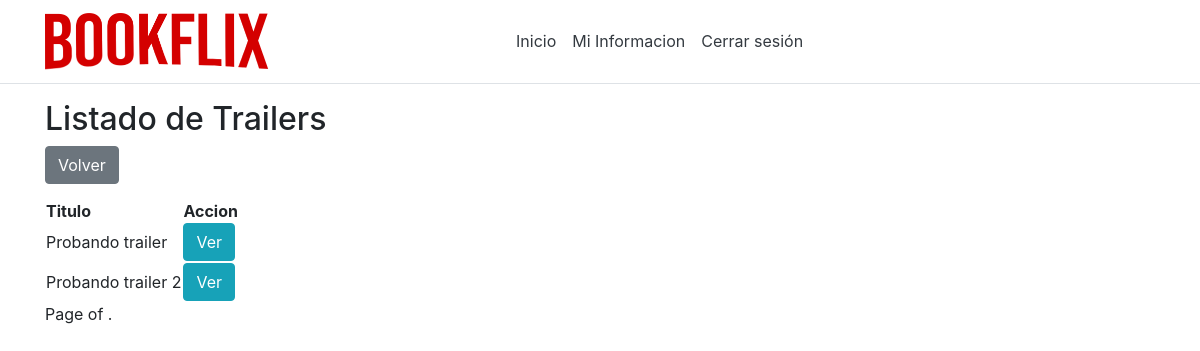
The app's page /listTrailers/ (signed in), older data.
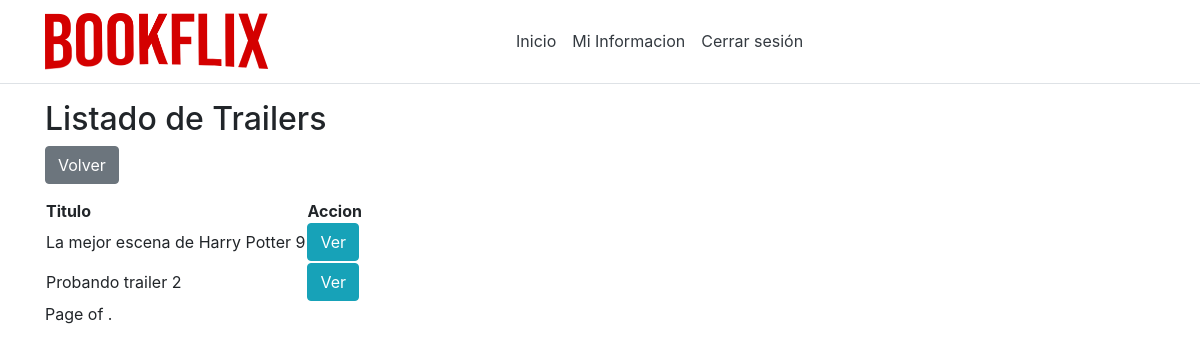
The same page, newer data.
### app/models.py (models this page shows, shortened)
class Trailer(models.Model):
    id = models.AutoField(primary_key=True)
    idLibro = models.ForeignKey(Libro,on_delete=models.CASCADE,null=True,blank=True)
    titulo = models.CharField(max_length=50)
    descripcion = models.CharField(max_length=1000)
    archivo = models.FileField(upload_to='static/file/',null=True,blank=True)
    archivoVideo = models.FileField(upload_to='static/videos/',null=True,blank=True)

### app/views.py (the view)
# urls.py: path('listTrailers/', views.listTrailers),
def listTrailers(request):
    trailers = Trailer.objects.all()
    paginator = Paginator(trailers, 5)
    page_number = request.GET.get('page')
    page_obj = paginator.get_page(page_number)
    return render(request, 'shared/listOfTrailers.html', {'trailers': page_obj})

### app/models.py (called while the page is built)
    @property
    def is_active(self):
        return self.active

    @property
    def is_superuser(self):
        return self.superuser

### app/templates/shared/listOfTrailers.html (shortened to what this page needs)
{% extends 'default/layout.html' %}
{% block suscriptor %}
<h2>Listado de Trailers</h2>
<form method="get" action="/inicio">
    <button class="btn btn-secondary" type="submit">Volver</button>
</form>
{% if trailers %}
<table>
    <thead>
        <tr>
            <th>Titulo</th>
            <th>Accion</th>
        </tr>
    </thead>
    <tbody>
        {% for trailer in trailers %}
        <tr>
            <td>{{ trailer.titulo }}</td>
            <td><a class="btn btn-info" role="button" href="/viewTrailer/{{ trailer.id }}">Ver</a></td>
        </tr>
        {% endfor %}
    </tbody>
</table>
<div class="pagination">
    <span class="step-links">
        <span class="current">
            Page {{ trailer.number }} of {{ trailer.paginator.num_pages }}.
        </span>
    </span>
</div>
{% else %}
        <h4>No hay trailers disponibles</h4>
{% endif %}
{% endblock %}

### app/templates/default/layout.html
{% include "default/header.html" %}
<div class="container">
{% if user.is_authenticated %}
{% block share %}
    {% if user.is_superuser == 1 %}
        {% block admin %}
        {% endblock %}
    {% else %}
        {% block suscriptor %}
        {% endblock %}
    {% endif %}
{% endblock %}
{% else %}
    {% block public %}
        <a>Tiene que loguearse para ver el contenido</a>
        <a href="{% url 'login' %}">click aqui para ingresar</a>
    {% endblock %}
{% endif %}
</div>
{% include "default/footer.html" %}

### app/templates/default/header.html (shortened to what this page needs)
<head>
    {% load static %}
    <link rel="stylesheet" type="text/css" href="{% static 'css/bootstrap.css' %}">
    <link rel="stylesheet" type="text/css" href="{% static 'css/style.css' %}">
</head>
    <header>
        <nav class="navbar navbar-expand-sm navbar-toggleable-sm navbar-light bg-white border-bottom box-shadow mb-3">
            <div class="container">
                <a class="navbar-brand">
                    <img src="{% static 'images/bookflix.png' %}" class="imglogo" />
                </a>
                <div class="navbar-collapse collapse d-sm-inline-flex flex-sm-row-reverse">
                    <ul class="navbar-nav flex-grow-1">
                        {% if user.is_authenticated %}
                        <li class="nav-item">
                            <a class="nav-link text-dark" href="/">Inicio</a>
                        </li>
                        {% if user.is_superuser != 1 %}
                        <li class="nav-item">
                            <a class="nav-link text-dark" href="/infoSuscriptor/{{user.id}}">Mi Informacion</a>
                        </li>
                        {% endif %}
                        <li class="nav-item">
                            <a class="nav-link text-dark" href="{% url 'logout' %}"
                            onClick="return confirm('¿Seguro que quiere cerrar sesión?');">
                            Cerrar sesión
                            </a>
                        </li>
                        {% else %}
                        <li class="nav-item">
                            <a class="nav-link text-dark" href="/">Iniciar sesion</a>
                        </li>
                        {% endif %}
                    </ul>
                </div>
            </div>
        </nav>
    </header>

### app/templates/default/footer.html
</body>
</html>

### static/css/style.css (style rules this page uses)
.imglogo { max-width: 50%; }
.container { width: 100%; }

Row changes from the older to the newer data that the page shows:
removed Trailer: titulo "Probando trailer"
added Trailer: titulo "La mejor escena de Harry Potter 9"
